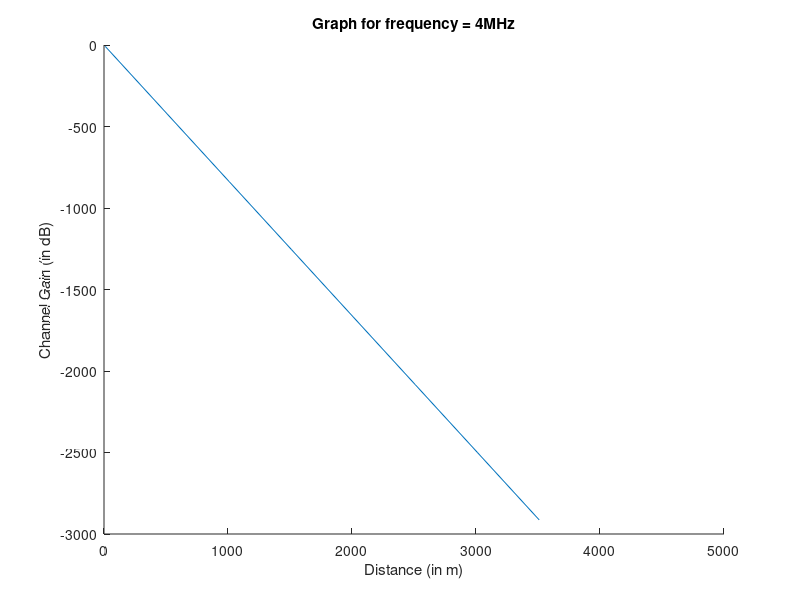

The MATLAB source for this figure:
roc=280/(10^3);
ac=0.0969/(10^12);
Lo=587.3/(10^9);
Linf=426/(10^9);
b=1.385;
fm=745900;
Cinf=50/(10^12);
Co=0;
ce=1;
go=0;
ge=1;
f=4000000000;  % this has to be changed for each graph
R=sqrt(sqrt((roc^4)+ac*(f^2)));
L=(Lo+Linf*((f/fm)^b))/(1+(f/fm)^b);
C=Cinf+Co*(f^(-ce));
G=go*f^ge;
w=2*pi*f;
gama=sqrt((R+1j*w*L)*(G+1j*w*C));
%H=exp(1)^(gama*d);
%H_mod=abs(H);
H_loop=[];
d_start=10;
d_end=5000;
for d=d_start:500:d_end
    H=(exp(1))^(-1*gama*d);
    H_mod_db=10*log10((abs(H)));
    H_loop=[H_loop H_mod_db];
end
hold all
title('Graph for frequency = 4MHz'); %this has to change with f for each graph
xlabel('Distance (in m)');
ylabel('Channel Gain (in dB)');
d_axis=d_start:500:d_end;
plot(d_axis,H_loop)



